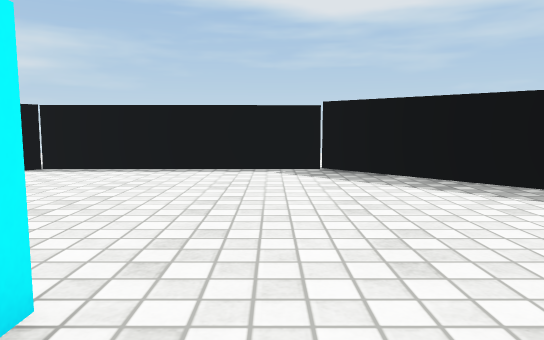
view 1 (above)

12 first-person views from a walk through a scene from a Unity 3-D project. The camera is 0.61 m above the floor, tilts 6° down and sees 70° across. The floor is counted in squares, 0.5 m on a side. Each view is taken from the middle of a square. On the plan, view 1 faces up. The plan holds only what a view shows up to about 15 squares ahead; the rest is blank. The place goes on beyond the plan. Surface patterns are stand-ins for the level's own textures.

view 2
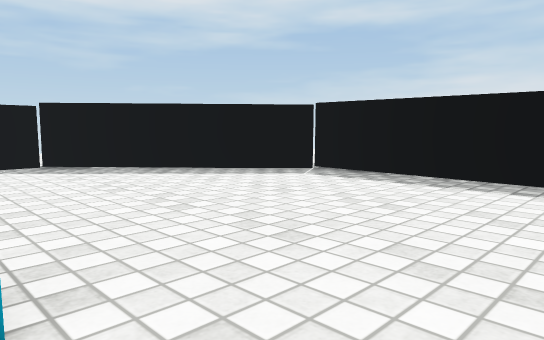

view 3
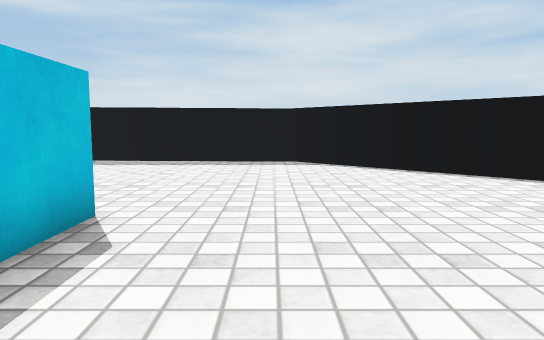

view 4
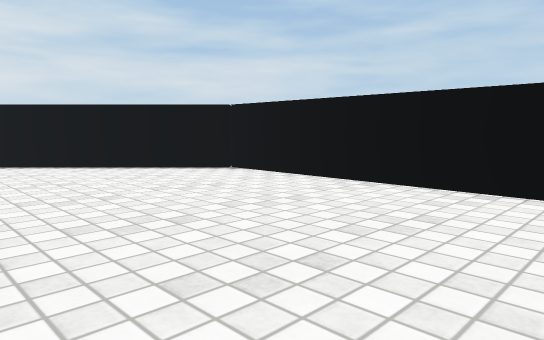

view 5
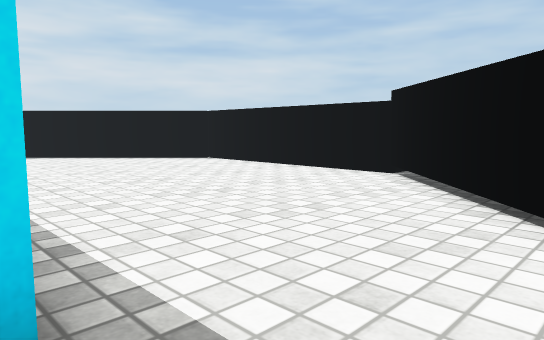

view 6
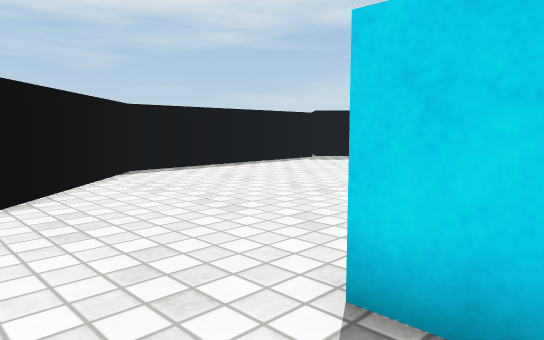

view 7
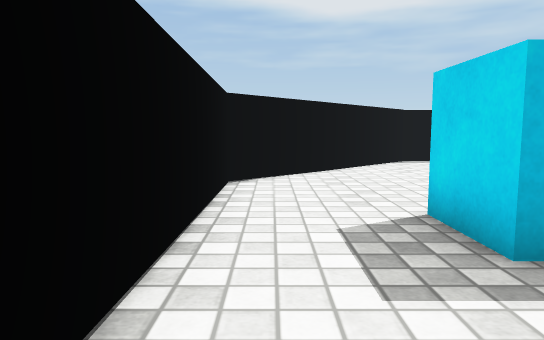

view 8
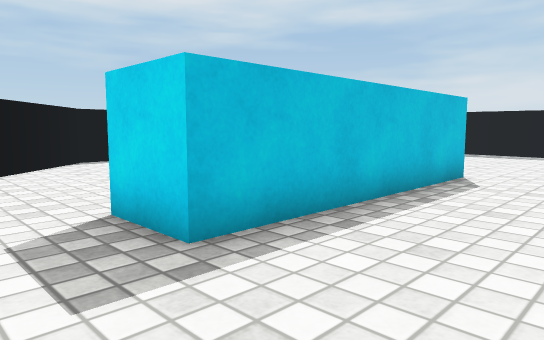

view 9
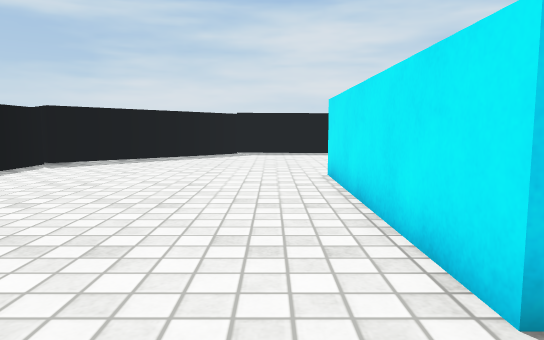

view 10
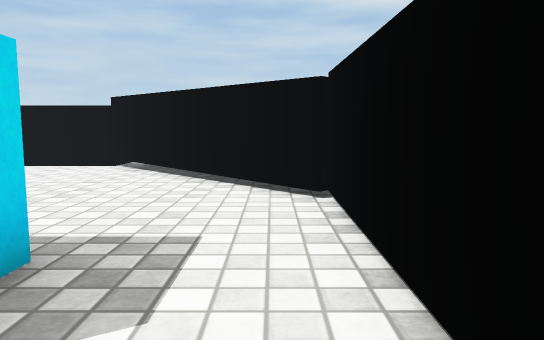

view 11
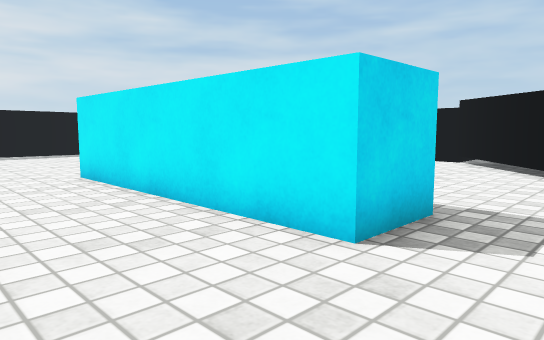

view 12
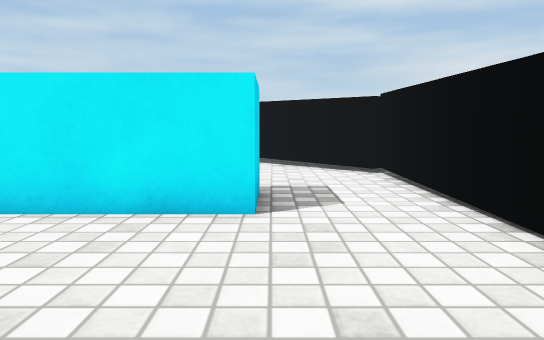

### Floor plan
Points are (right, up) in squares from view 1. A wall is a line through its corners. A room is listed if a view was taken in it or the views show most of it. See-through windows are left out.
Room 1 (views 1, 2, 3, 4, 5, 6, 7, 8, 9, 10, 11, 12)
walls: (-1.5, 0.5) (-9.8, 0.5) (-9.8, 2.5) (-1.5, 2.5); (1.7, -8.8) (7.7, -2.8) (7.7, 5.6) (1.4, 11.9) (-7.2, 11.9); (-7, 11.9) (-13, 5.8) (-13, -2.7) (-6.6, -8.9) (1.6, -8.9)

Where each view was taken, in squares from view 1:
view 1: 0 up, 0 right, facing up
view 2: 2 down, 2 left, facing up-right
view 3: 2 down, 7 left, facing right
view 4: 1 down, 8 left, facing down-right
view 5: 1 up, 12 left, facing down-right
view 6: 1 up, 12 left, facing up-right
view 7: 3 down, 12 left, facing up
view 8: 3 down, 12 left, facing up-right
view 9: 4 up, 12 left, facing right
view 10: 4 up, 12 left, facing down
view 11: 6 up, 12 left, facing down-right
view 12: 8 up, 10 left, facing down
